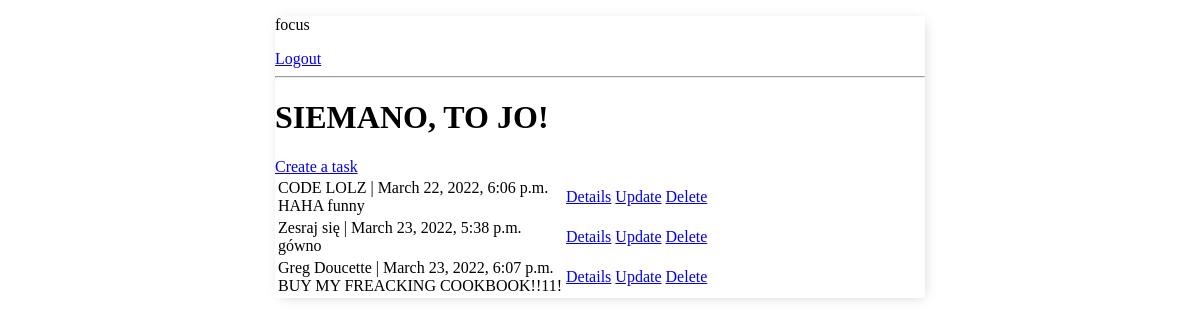
The app's page / (signed in) with its own data.
### website/models.py (models this page shows, shortened)
class Task(models.Model):
    name = models.CharField(max_length=69)
    description = models.TextField(max_length=1337)
    deadline = models.DateTimeField()
    status = models.BooleanField()
    user = models.ForeignKey(User, on_delete=models.CASCADE, null=True, blank=True)
    class Meta:
        ordering = ['deadline']

### website/views.py (the view)
# urls.py: path('', views.MainTasksView.as_view(), name='main-tasks'),
class MainTasksView(LoginRequiredMixin, ListView):
    model = Task
    context_object_name = "tasks"
    template_name = "maintasks.html"
    def get_context_data(self, **kwargs):
        context = super().get_context_data(**kwargs)
        context['tasks'] = context['tasks'].filter(user=self.request.user)
        context['count'] = context['tasks'].filter(status=False).count()
        return context

### website/templates/maintasks.html (shortened to what this page needs)
{% extends "base.html" %}
{% block content %}
<html lang="en">
<head>
</head>
<body>
{% if request.user.is_authenticated %}
<p>{{ request.user }}</p>
<a href="{% url 'logout' %}">Logout</a>
{% else %}
<a href="{% url 'login' %}">Login</a>
{% endif %}
<hr>
<h1>SIEMANO, TO JO!</h1>
<a href="{% url 'create-tasks' %}">Create a task</a>
<table>
{% for task in tasks %}
<tr>
    <td>{{ task.name }} | {{ task.deadline }}<br>{{ task.description }}</td>
    <td><a href="{% url 'detail-tasks' task.id %}">Details</a></td>
    <td><a href="{% url 'update-tasks' task.id %}">Update</a></td>
    <td><a href="{% url 'delete-tasks' task.id %}">Delete</a></td>
</tr>
{% empty %}
    <h3>No tasks yet.</h3>
{% endfor %}
</table>
</body>
</html>
{% endblock content %}

### records on screen
Task: name "CODE LOLZ", deadline "March 22, 2022, 6:06 p.m.", description "HAHA funny"
Task: name "Zesraj się", deadline "March 23, 2022, 5:38 p.m.", description "gówno"
Task: name "Greg Doucette", deadline "March 23, 2022, 6:07 p.m.", description "BUY MY FREACKING COOKBOOK!!11!"

### other values on screen
{{ request.user }} "focus"
